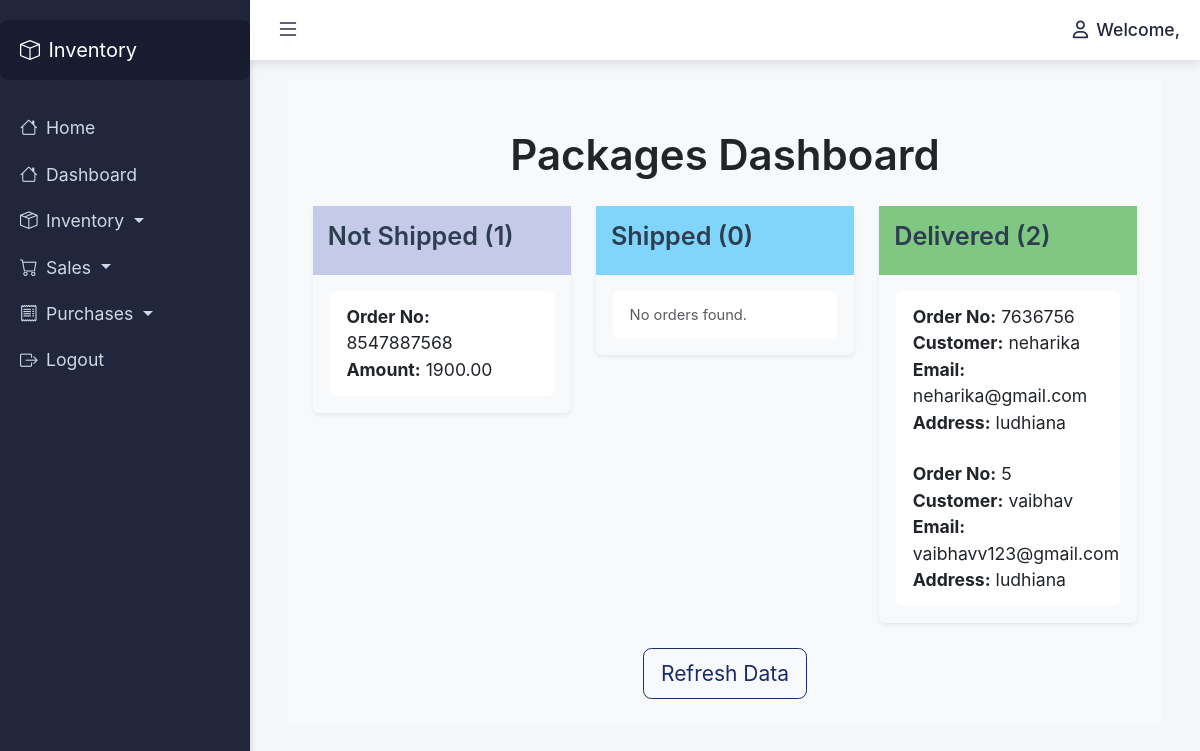
Page /packages/ on the committed database.
### dashboard/models.py (models this page shows, shortened)
class SalesOrder(models.Model):
    sales_order_no = models.CharField(max_length=20, unique=True)
    customer = models.ForeignKey(Student, on_delete=models.CASCADE, related_name='sales_orders')
    reference_no = models.CharField(max_length=50, null=True)
    order_status = models.CharField(max_length=20, default='Draft')
    shipment_status = models.CharField(max_length=20, default='Not Shipped')
    total_amount = models.FloatField()
    amount_received = models.FloatField(default=0.0)

class Customer(models.Model):
    name = models.CharField(max_length=100)
    company_name = models.CharField(max_length=100)
    email = models.EmailField()
    work_phone = models.CharField(max_length=15)
    receivables = models.DecimalField(max_digits=10, decimal_places=2)
    unused_credits = models.DecimalField(max_digits=10, decimal_places=2)
    address = models.TextField()

### dashboard/views.py (the view)
# urls.py: path('packages/', packages_view, name='packages'),
def packages_view(request):
    not_shipped_orders = SalesOrder.objects.filter(shipment_status='not_shipped')
    shipped_orders = SalesOrder.objects.filter(shipment_status='in_transit')
    delivered_orders = SalesOrder.objects.filter(shipment_status='delivered')
    context = {
        'not_shipped_orders': not_shipped_orders,
        'shipped_orders': shipped_orders,
        'delivered_orders': delivered_orders,
        'not_shipped_count': not_shipped_orders.count(),
        'shipped_count': shipped_orders.count(),
        'delivered_count': delivered_orders.count(),
    }
    return render(request, 'packages.html', context)

### dashboard/templates/packages.html
{% extends 'base.html' %}
{% block content %}
<div class="container-fluid p-4" style="background-color: #f8f9fa;">
    <h1 class="my-4 text-center text-dark">Packages Dashboard</h1>
    <div class="row mb-4">
        <div class="col-md-4">
            <div class="kanban-column shadow-sm rounded bg-light" style="background-color: #e8eaf6;">
                <div class="kanban-header" style="background-color: #c5cae9; color: #2c3e50; padding: 15px;">
                    <h4>Not Shipped ({{ not_shipped_count }})</h4>
                </div>
                <div class="kanban-cards p-3">
                    <ul class="list-group">
                        {% for order in not_shipped_orders %}
                            <li class="list-group-item" style="background-color: #ffffff;">
                                <strong>Order No:</strong> {{ order.sales_order_no }}<br>
                                <strong>Amount:</strong> {{ order.total_amount }}<br>
                            </li>
                        {% empty %}
                            <li class="list-group-item text-muted">No orders found.</li>
                        {% endfor %}
                    </ul>
                </div>
            </div>
        </div>
        <div class="col-md-4">
            <div class="kanban-column shadow-sm rounded bg-light" style="background-color: #e1f5fe;">
                <div class="kanban-header" style="background-color: #81d4fa; color: #2c3e50; padding: 15px;">
                    <h4>Shipped ({{ shipped_count }})</h4>
                </div>
                <div class="kanban-cards p-3">
                    <ul class="list-group">
                        {% for order in shipped_orders %}
                            <li class="list-group-item" style="background-color: #ffffff;">
                                <strong>Order No:</strong> {{ order.sales_order_no }}<br>
                                <strong>Customer:</strong> {{ order.customer.name }}<br>
                                <strong>Email:</strong> {{ order.customer.email }}
                            </li>
                        {% empty %}
                            <li class="list-group-item text-muted">No orders found.</li>
                        {% endfor %}
                    </ul>
                </div>
            </div>
        </div>
        <div class="col-md-4">
            <div class="kanban-column shadow-sm rounded bg-light" style="background-color: #e8f5e9;">
                <div class="kanban-header" style="background-color: #81c784; color: #2c3e50; padding: 15px;">
                    <h4>Delivered ({{ delivered_count }})</h4>
                </div>
                <div class="kanban-cards p-3">
                    <ul class="list-group">
                        {% for order in delivered_orders %}
                            <li class="list-group-item" style="background-color: #ffffff;">
                                <strong>Order No:</strong> {{ order.sales_order_no }}<br>
                                <strong>Customer:</strong> {{ order.customer.name }}<br>
                                <strong>Email:</strong> {{ order.customer.email }}<br>
                                <strong>Address:</strong> {{ order.customer.address }}
                            </li>
                        {% empty %}
                            <li class="list-group-item text-muted">No orders found.</li>
                        {% endfor %}
                    </ul>
                </div>
            </div>
        </div>
    </div>
    <div class="text-center mt-4">
        <a href="{% url 'packages' %}" class="btn btn-outline-primary btn-lg">Refresh Data</a>
    </div>
</div>
{% endblock %}

### dashboard/templates/base.html (style rules this page uses)
body, html { height: 100%; margin: 0; font-family: Arial, sans-serif; background-color: #f4f6f9; font-size: 1.05rem; }
body { font-family: 'Inter', sans-serif; }
h1, h2, h3, h4, h5, h6 { font-weight: 600; }
.text-muted, .card-text, .small { font-size: 0.875rem; }
:root { --bs-primary: #1a2b6d; }
.btn-outline-primary { color: var(--bs-primary) !important; border-color: var(--bs-primary) !important; }
:root { --bs-primary: #1a2b6d; --bs-accent: #4e73df; --bs-light: #f8f9fc; --bs-dark: #343a40; }
body { font-family: 'Inter', sans-serif; background-color: #f0f2f5; }
.btn-outline-primary { border-color: var(--bs-primary); color: var(--bs-primary); transition: all 0.3s; }
.list-group-item { border: none; padding: 0.75rem 1rem; }
.bg-light { background-color: #f8f9fa !important; }

### rows in the picture
SalesOrder: sales_order_no "8547887568", total_amount "1900.00"
SalesOrder: sales_order_no "7636756", customer.name "neharika", customer.email "neharika@gmail.com", customer.address "ludhiana"
SalesOrder: sales_order_no "5", customer.name "vaibhav", customer.email "vaibhavv123@gmail.com", customer.address "ludhiana"

### other values in the picture
{{ not_shipped_count }} "1"
{{ shipped_count }} "0"
{{ delivered_count }} "2"
